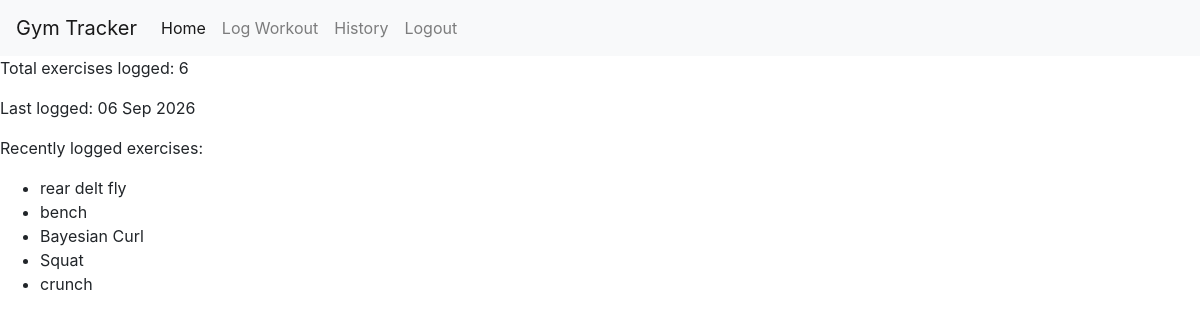
Page / (signed in) on the earlier database version.
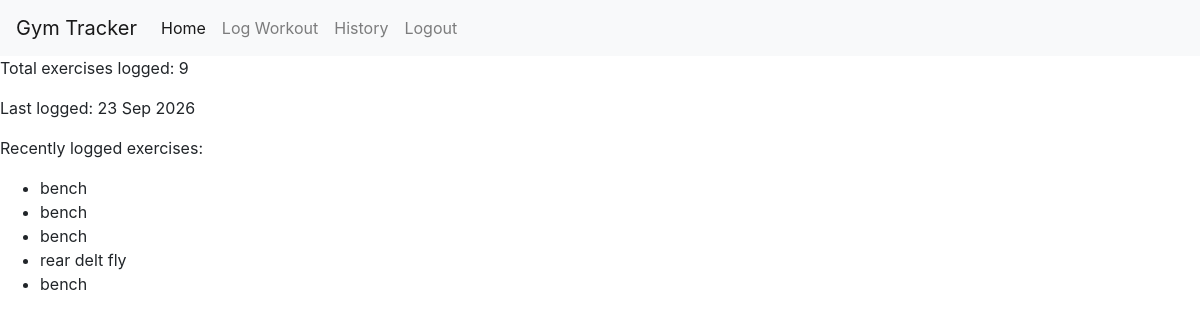
Same page on the later database version.
### app/models.py (models this page shows, shortened)
class Workout(db.Model):
      id = db.Column(db.Integer, primary_key=True)
      user_id = db.Column(db.Integer, db.ForeignKey("users.id"))
      exercise_name = db.Column(db.String(100))
      weight = db.Column(db.Float)
      sets = db.Column(db.Integer)
      reps = db.Column(db.Integer)
      date = db.Column(db.Date)

### app/__init__.py (the view)
    @app.route("/")
    def homepage():
        if current_user.is_authenticated:
            recent_workouts = Workout.query.filter_by(user_id=current_user.id).order_by(Workout.date.desc()).limit(5).all()
            total_workouts = Workout.query.filter_by(user_id=current_user.id).count()
            if total_workouts > 0:
                last_logged_date = recent_workouts[0].date.strftime("%d %b %Y")
            else:
                last_logged_date = "No workouts logged"
            return render_template("home.html", workouts=recent_workouts, total = total_workouts, last_logged=last_logged_date)
        return render_template("home.html")

### app/templates/home.html (shortened to what this page needs)
{% extends "base.html" %}
{% block content %}
{% if current_user.is_authenticated %}
    <p>Total exercises logged: {{ total }} </p>
    <p>Last logged: {{ last_logged }} </p>
    <p>Recently logged exercises: </p>
    <ul>
    {% for exercise in workouts %}
        <li> {{ exercise.exercise_name }} </li>
    {% endfor %}
    </ul>
{% else %}
    <p> Welcome to Gym Tracker! </p>
    <p> <a href="{{ url_for('login') }}">Login</a> or <a href="{{ url_for('register') }}">register</a> to get started</p>
{% endif %}
{% endblock %}

Differences in the rows shown:
no longer on this page (row unchanged): Workout: exercise_name "Bayesian Curl"
no longer on this page (row unchanged): Workout: exercise_name "Squat"
no longer on this page (row unchanged): Workout: exercise_name "crunch"
added Workout: date "23 Sep 2026", exercise_name "bench"
added Workout: exercise_name "bench"
added Workout: exercise_name "bench"
Other differences:
{{ total }}: "6" → "9"
{{ last_logged }}: "06 Sep 2026" → "23 Sep 2026"
